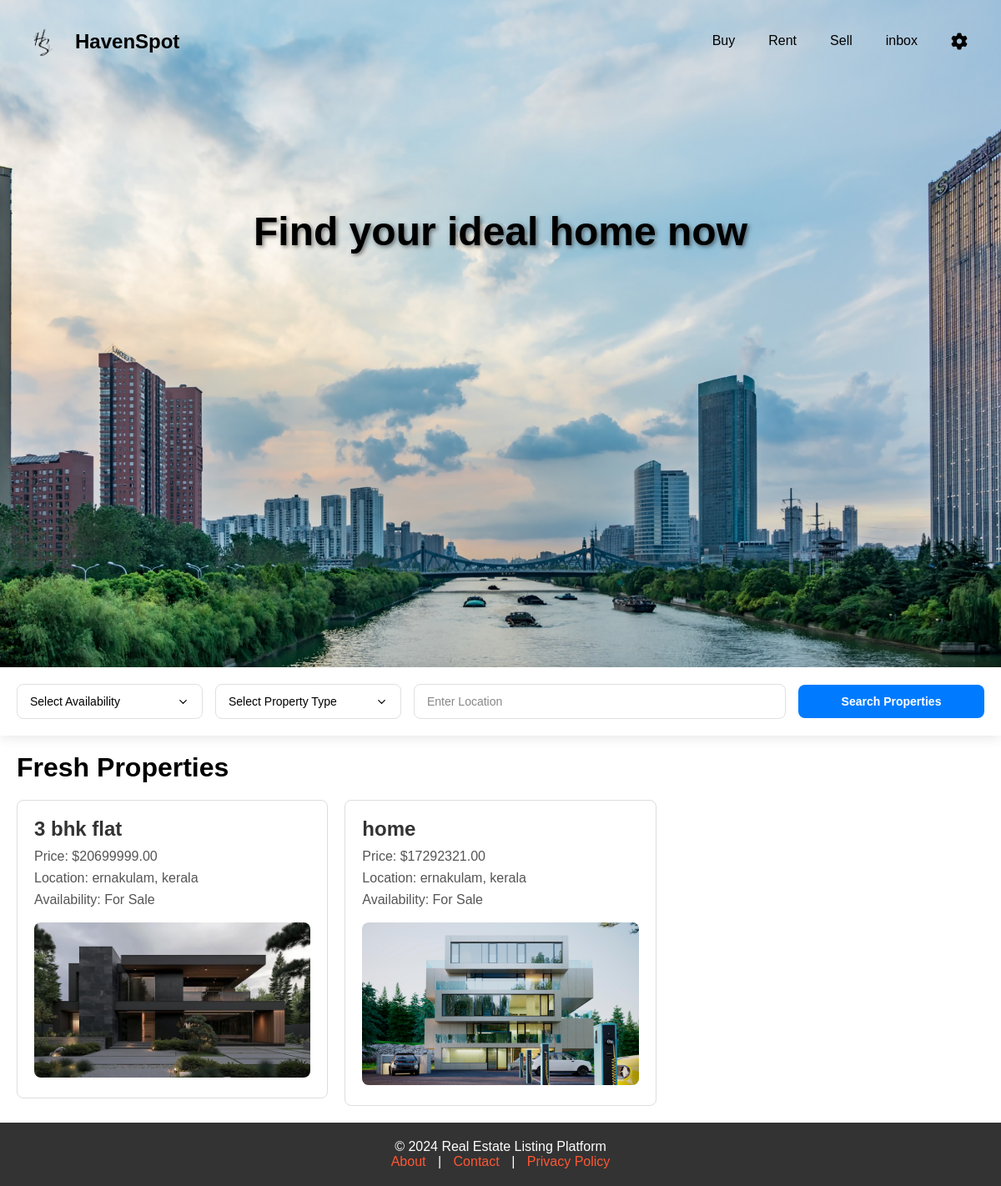
/user_home (signed in), run on the app's committed database.
### app/models.py (models this page shows)
class Property(models.Model):
    PROPERTY_TYPES = [
        ('House', 'House'),
        ('Apartment', 'Apartment'),
        ('Land', 'Land'),
    ]
    AVAILABILITY_CHOICES = [
        ('For Sale', 'For Sale'),
        ('For Rent', 'For Rent'),
    ]
    STATUS_CHOICES = [
        ('Pending', 'Pending'),
        ('Accepted', 'Accepted'),
        ('Declined', 'Declined'),
    ]
    title = models.CharField(max_length=255)
    description = models.TextField()
    price = models.DecimalField(max_digits=10, decimal_places=2)
    property_type = models.CharField(max_length=50, choices=PROPERTY_TYPES)
    address = models.CharField(max_length=200)
    city = models.CharField(max_length=100)
    state = models.CharField(max_length=100)
    bedrooms = models.IntegerField()
    bathrooms = models.IntegerField()
    area = models.FloatField()
    availability = models.CharField(max_length=50, choices=AVAILABILITY_CHOICES)
    status = models.CharField(max_length=20, choices=STATUS_CHOICES, default='Pending')
    seller = models.ForeignKey(User, on_delete=models.CASCADE)
    image1 = models.FileField(null=True, blank=True)
    image2 = models.FileField(null=True, blank=True)
    image3 = models.FileField(null=True, blank=True)

### app/views.py (the view)
# urls.py: path('user_home',views.user_home),
def user_home(req):
    if 'user' not in req.session:
        return redirect(e_login)
    properties = Property.objects.filter(status='approved').exclude(seller=req.user).order_by('-id')[:4]
    return render(req, 'user/home.html', {'properties': properties})

### templates/user/home.html (shortened to what this page needs)
<!DOCTYPE html>
<html lang="en">
<head>
    {% load static %}
    <link rel="stylesheet" href="{% static 'user/home.css' %}">
    <link href="https://cdnjs.cloudflare.com/ajax/libs/font-awesome/6.0.0/css/all.min.css" rel="stylesheet">
</head>
<body>
    <div class="background-container">
        <nav>
            <div class="logo-container">
                <img src="{% static 'img/s/login2.png' %}" alt="Logo" class="logo">
                <span class="logo-text">HavenSpot</span>
            </div>
            <ul class="nav-links">
                <li class="nav-item"><a class="nav-link" href="/buy_page">Buy</a></li>
                <li class="nav-item"><a class="nav-link" href="/rent_page">Rent</a></li>
                <li class="nav-item"><a class="nav-link" href="/add_property">Sell</a></li>
                <li class="nav-item"><a class="nav-link" href="/seller_req">inbox</a></li>
                <li class="nav-item dropdown">
                    <i class="fa-solid fa-gear dropdown-icon"></i>
                </li>
            </ul>
        </nav>
        <div class="content-container">
            <h1>Find your ideal home now</h1>
        </div>
    </div>
    <div class="search-container">
        <div class="search-bar">
            <form method="GET" action="/p_search" class="search-form">
                <div class="search-group">
                    <select name="availability" required>
                        <option value="">Select Availability</option>
                    </select>
                </div>
                <div class="search-group">
                    <select name="property_type" required>
                        <option value="">Select Property Type</option>
                    </select>
                </div>
                <div class="search-group location-group">
                    <input type="text" name="location" placeholder="Enter Location" required>
                </div>
                <div class="search-group">
                    <button type="submit">Search Properties</button>
                </div>
            </form>
        </div>
    </div>
    <div class="fresh-properties">
        <h2>Fresh Properties</h2>
        <div class="properties-list">
            {% for property in properties %}
                <a href="/detailed/{{ property.id }}" class="property-card-link">
                    <div class="property-card">
                        <h3>{{ property.title }}</h3>
                        <p>Price: ${{ property.price }}</p>
                        <p>Location: {{ property.city }}, {{ property.state }}</p>
                        <p>Availability: {{ property.availability }}</p>
                        <img src="{{ property.image1.url }}" alt="Property Image" />
                    </div>
                </a>
            {% empty %}
                <p>No fresh properties available.</p>
            {% endfor %}
        </div>
    </div>
    <footer>
        <p>&copy; 2024 Real Estate Listing Platform</p>
        <p>
            <a href="/about">About</a> |
            <a href="/contact">Contact</a> |
            <a href="/privacy">Privacy Policy</a>
        </p>
    </footer>
</body>
</html>

### static/user/home.css (style rules this page uses)
* { margin: 0; padding: 0; box-sizing: border-box; }
body { font-family: Arial, sans-serif; }
.background-container { position: relative; height: 100vh; background-image: url('../img/empty-street-modern-city.jpg'); background-size: cover; background-position: center; display: flex; flex-direction: column; justify-content: center; }
nav { position: absolute; top: 0; left: 0; right: 0; padding: 20px; display: flex; justify-content: space-between; align-items: center; }
nav .logo-container { display: flex; align-items: center; }
nav .logo { width: 60px; height: 60px; margin-right: 10px; }
nav .logo-text { font-size: 1.5em; font-weight: bold; color: black; }
.nav-links { display: flex; list-style-type: none; }
.nav-item { margin: 0 20px; }
.nav-link { color: black; text-decoration: none; font-size: 1em; }
.nav-item.dropdown { position: relative; }
.dropdown-icon { font-size: 20px; cursor: pointer; }
.content-container { display: flex; flex-direction: column; align-items: center; height: 50%; color: black; text-align: center; margin-top: 100px; }
.content-container h1 { font-size: 3em; font-weight: bold; margin: 0; text-shadow: 2px 2px 5px rgba(0, 0, 0, 0.5); }
.search-container { width: 100%; background-color: rgba(255, 255, 255, 0.95); padding: 20px 0; box-shadow: 0 2px 15px rgba(0, 0, 0, 0.1); position: relative; z-index: 100; }
.search-bar { max-width: 1200px; margin: 0 auto; padding: 0 20px; }
.search-form { display: flex; align-items: center; gap: 15px; }
.search-group { flex: 1; min-width: 200px; }
.location-group { flex: 2; }
.search-form select, .search-form input { width: 100%; padding: 12px 15px; border: 1px solid #e0e0e0; border-radius: 8px; font-size: 14px; transition: all 0.3s ease; background-color: white; }
.search-form select { appearance: none; background-repeat: no-repeat; background-position: right 15px center; background-size: 15px; padding-right: 40px; }
.search-form input::placeholder { color: #888; }
.search-form button { width: 100%; padding: 12px 25px; background-color: #007BFF; color: white; border: none; border-radius: 8px; font-size: 14px; font-weight: 600; cursor: pointer; transition: all 0.3s ease; }
.fresh-properties { padding: 20px; }
.fresh-properties h2 { font-size: 2em; font-weight: bold; margin-bottom: 20px; }
.properties-list { display: grid; grid-template-columns: repeat(auto-fill, minmax(300px, 1fr)); gap: 20px; }
.property-card-link { text-decoration: none; color: inherit; }
.property-card { background-color: #fff; border: 1px solid #ddd; padding: 20px; border-radius: 8px; transition: transform 0.3s ease, box-shadow 0.3s ease; }
.property-card h3 { font-size: 1.5em; color: #333; margin-bottom: 10px; }
.property-card p { color: #555; margin-bottom: 8px; }
.property-card img { width: 100%; height: auto; border-radius: 8px; margin-top: 10px; }
footer { background-color: #333; color: white; text-align: center; padding: 20px; }
footer a { color: #ff5733; text-decoration: none; margin: 0 10px; }

### data on the page
Property: title "3 bhk flat", price "20699999.00", city "ernakulam", state "kerala", availability "For Sale", image1 (picture)
Property: title "home", price "17292321.00", city "ernakulam", state "kerala", availability "For Sale", image1 (picture)
